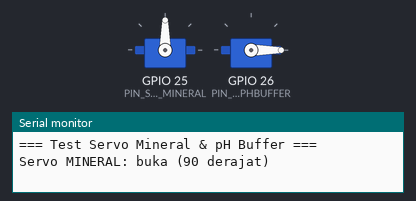
The sketch below on a simulated ESP32. Shown: 2 × servo, the last lines printed to the serial monitor.

Above: at 1.55 s.
At 4.0 s:
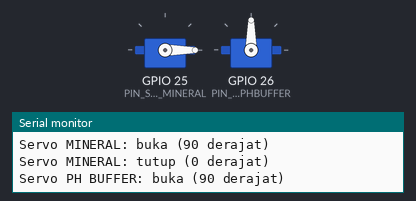
At 6.5 s:
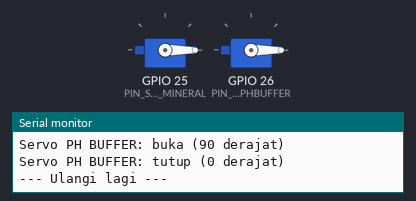
Timing chart, 0 to 8.0 s (numbered marks = the images above):
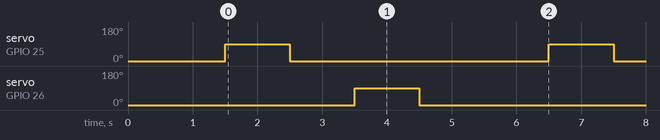

The sketch:

test_servo.ino
```cpp
/*
  =========================================================
  ESP32 - Test Servo Mineral & pH Buffer (SAJA, tanpa sensor)
  =========================================================
  Kode simpel buat cek servo bergerak normal sebelum digabung
  ke sistem lengkap. Servo akan bolak-balik buka-tutup terus
  menerus supaya kamu bisa lihat & dengar gerakannya langsung.

  LIBRARY: Install "ESP32Servo" by Kevin Harrington lewat
  Arduino Library Manager (Tools > Manage Libraries).

  WIRING:
  - Servo Mineral   -> Signal ke GPIO25
  - Servo pH Buffer -> Signal ke GPIO26
  - Servo VCC -> 5V (idealnya dari power eksternal, bukan dari ESP32
                 kalau servo agak besar/dipakai bersamaan)
  - Servo GND -> GND (disatukan dengan GND ESP32)
  =========================================================
*/

#include <ESP32Servo.h>

#define PIN_SERVO_MINERAL 25
#define PIN_SERVO_PHBUFFER 26

Servo servoMineral;
Servo servoPHBuffer;

const int SUDUT_TERTUTUP = 0;
const int SUDUT_TERBUKA  = 90;

void setup() {
  Serial.begin(115200);
  delay(500);

  servoMineral.setPeriodHertz(50);
  servoMineral.attach(PIN_SERVO_MINERAL, 500, 2400);

  servoPHBuffer.setPeriodHertz(50);
  servoPHBuffer.attach(PIN_SERVO_PHBUFFER, 500, 2400);

  // Posisi awal: tertutup
  servoMineral.write(SUDUT_TERTUTUP);
  servoPHBuffer.write(SUDUT_TERTUTUP);

  Serial.println("=== Test Servo Mineral & pH Buffer ===");
  delay(1000);
}

void loop() {
  // ---- Test Servo Mineral ----
  Serial.println("Servo MINERAL: buka (90 derajat)");
  servoMineral.write(SUDUT_TERBUKA);
  delay(1000);

  Serial.println("Servo MINERAL: tutup (0 derajat)");
  servoMineral.write(SUDUT_TERTUTUP);
  delay(1000);

  // ---- Test Servo pH Buffer ----
  Serial.println("Servo PH BUFFER: buka (90 derajat)");
  servoPHBuffer.write(SUDUT_TERBUKA);
  delay(1000);

  Serial.println("Servo PH BUFFER: tutup (0 derajat)");
  servoPHBuffer.write(SUDUT_TERTUTUP);
  delay(1000);

  Serial.println("--- Ulangi lagi ---");
  delay(1000);
}
```

Measured:
- by itself, servo on GPIO 25 (PIN_SERVO_MINERAL), servo on GPIO 26 (PIN_SERVO_PHBUFFER): alternates 90° for 1.0 s and 0° for 4.0 s
